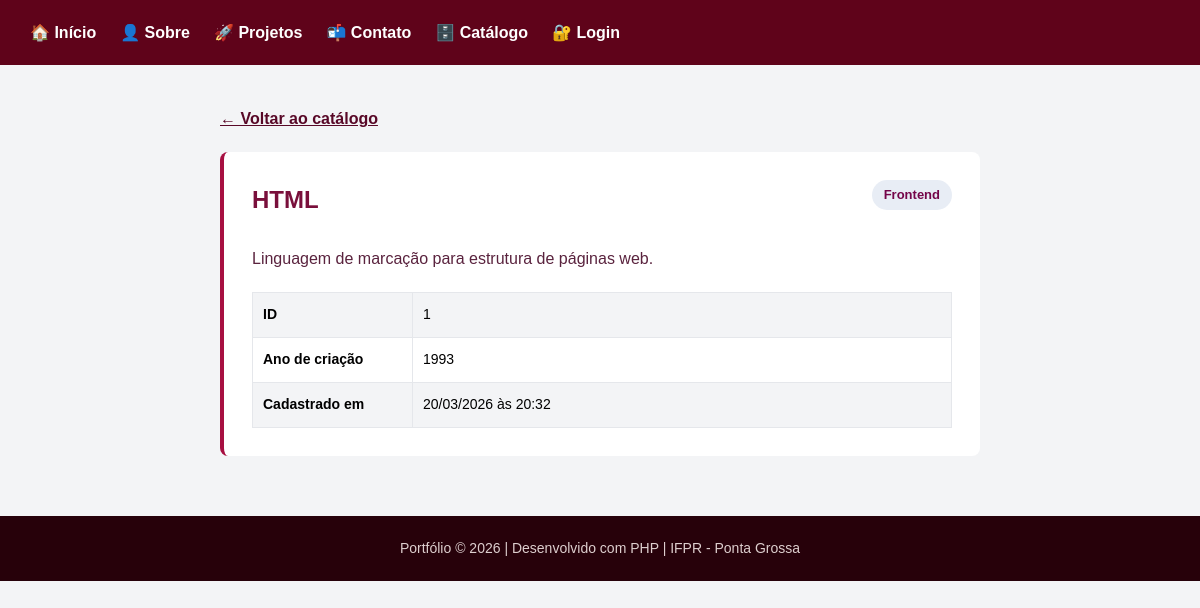
The page /detalhe.php?id=1 on the database its author committed.
### tables this page shows
CREATE TABLE tecnologias (
    id          INT UNSIGNED  NOT NULL AUTO_INCREMENT,
    nome        VARCHAR(100)  NOT NULL,
    categoria   VARCHAR(50)   NOT NULL,
    descricao   TEXT,
    ano_criacao INT,
    status      ENUM('ativo','inativo') NOT NULL DEFAULT 'ativo',
    criado_em   DATETIME      NOT NULL DEFAULT CURRENT_TIMESTAMP,
    PRIMARY KEY (id)
);

### detalhe.php (the view, shortened to what this page needs)
<?php
$id = filter_input(INPUT_GET, 'id', FILTER_VALIDATE_INT);
$pdo = conectar();
$stmt = $pdo->prepare("SELECT * FROM tecnologias WHERE id = :id AND status = 'ativo' LIMIT 1");
$stmt->execute([':id' => $id]);
$tec = $stmt->fetch();
?>
<!DOCTYPE html>
<html lang="pt-BR">
<head>
    <?php include __DIR__ . '/includes/cabecalho.php'; ?>
</head>
<body>
    <div class="container">
        <a href="index.php" style="color: #580827; font-weight: bold;">← Voltar ao catálogo</a>
        <div class="card" style="margin-top: 20px;">
            <div style="display: flex; justify-content: space-between; align-items: flex-start;">
                <h1 style="color: #790f3b; margin: 0 0 8px; font-size: 24px;">
                    <?php echo htmlspecialchars($tec['nome']); ?>
                </h1>
                <span style="background: #e8edf5; color: #740549; padding: 4px 12px;
                         border-radius: 20px; font-size: 13px; font-weight: bold;
                         white-space: nowrap;">
                    <?php echo htmlspecialchars($tec['categoria']); ?>
                </span>
            </div>
            <p style="font-size: 16px; margin: 16px 0;">
                <?php echo htmlspecialchars($tec['descricao']); ?>
            </p>
            <table style="width: 100%; border-collapse: collapse; margin-top: 20px; font-size: 14px;">
                <tr style="background: #f3f4f6;">
                    <td style="padding: 10px; border: 1px solid #e5e7eb; font-weight: bold; width: 160px;">ID</td>
                    <td style="padding: 10px; border: 1px solid #e5e7eb;">
                        <?php echo $tec['id']; ?>
                    </td>
                </tr>
                <tr>
                    <td style="padding: 10px; border: 1px solid #e5e7eb; font-weight: bold;">
                        Ano de criação
                    </td>
                    <td style="padding: 10px; border: 1px solid #e5e7eb;">
                        <?php echo $tec['ano_criacao']; ?>
                    </td>
                </tr>
                <tr style="background: #f3f4f6;">
                    <td style="padding: 10px; border: 1px solid #e5e7eb; font-weight: bold;">
                        Cadastrado em
                    </td>
                    <td style="padding: 10px; border: 1px solid #e5e7eb;">
                        <?php echo date('20/03/2026 \à\s 20:32', strtotime($tec['criado_em'])); ?>
                    </td>
                </tr>
            </table>
        </div>
    </div>
    <?php include __DIR__ . '/includes/rodape.php'; ?>
</body>
</html>

### includes/style.css (style rules this page uses)
* { box-sizing: border-box; margin: 0; padding: 0; }
body { font-family: Arial, sans-serif; background: #f3f4f6; color: #010000; line-height: 1.7; }
.container { max-width: 800px; margin: 40px auto; padding: 0 20px; }
.card { background: white; padding: 28px; border-radius: 8px; margin-bottom: 16px; border-left: 4px solid #a70f41; }
.card p { margin-bottom: 0; color: #5a233e; }

### rows shown on the page
tecnologias: nome "HTML", categoria "Frontend", descricao "Linguagem de marcação para estrutura de páginas web.", id "1", ano_criacao "1993", criado_em "20/03/2026 às 20:32"

### other values the page prints
$autor "Portfólio"
